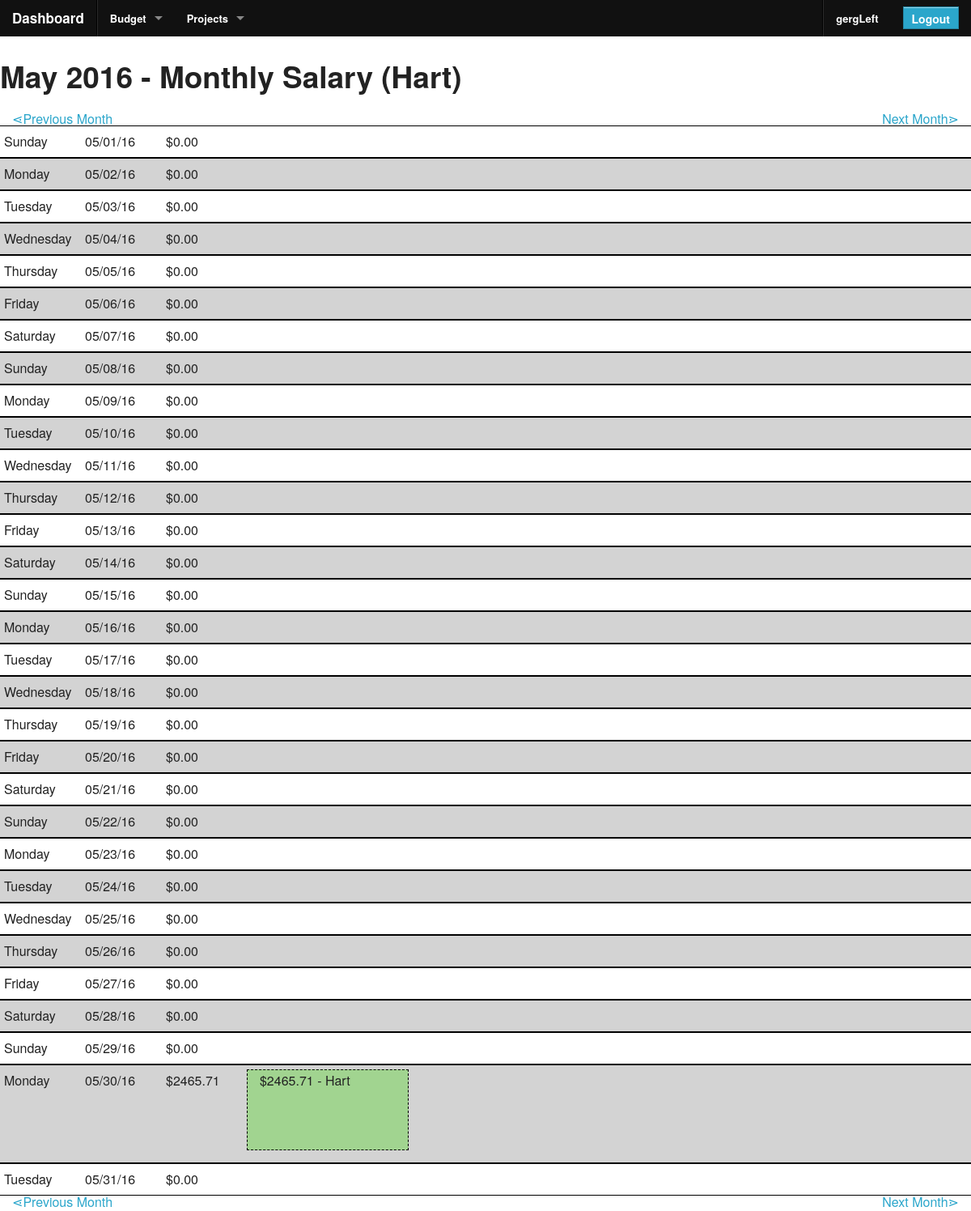
The page /site-sections/budget/view_ledger.php?d=05/01/16&c=6 (signed in) on the database its author committed.
### tables this page shows
CREATE TABLE `authorized_users` (
  `user_id` int(11) NOT NULL AUTO_INCREMENT,
  `username` varchar(45) DEFAULT NULL,
  `password` varchar(255) DEFAULT NULL,
  `last_login` datetime DEFAULT NULL,
  `create_date` datetime DEFAULT NULL,
  PRIMARY KEY (`user_id`),
  UNIQUE KEY `username_UNIQUE` (`username`)
);

CREATE TABLE `budget_categories` (
  `id` int(10) unsigned NOT NULL AUTO_INCREMENT,
  `name` varchar(50) NOT NULL,
  `type` varchar(10) NOT NULL,
  `value` double DEFAULT '0',
  `allow_carryOver` bit(1) DEFAULT b'0',
  `tax_deductible` bit(1) DEFAULT b'0',
  PRIMARY KEY (`id`)
);

### includes/functions_helperFunctions.php (called while the page is built, shortened)
<?php
function isExternalPage($page) {
	switch($page) {
		default:
			return false;
			break;
	}
}
?>

### functions.php (called while the page is built, shortened)
<?php
include 'includes/db_sql.phpclass.inc';
include 'includes/functions_helperFunctions.php';
include 'includes/membership_info.phpclass.inc';
include 'includes/budget_category.phpclass.inc';
include 'includes/ledger_item.phpclass.inc';
$loginProtectedPage = !isExternalPage($page_tag);
$currentUserInfo = new membership_info();
if (isset($_SESSION["user_id"])) {
  $currentUserInfo->setUserInfo($_SESSION["user_id"]);
}
$currentUser = $currentUserInfo->username;
?>

### includes/membership_info.phpclass.inc (called while the page is built, shortened)
<?php
class membership_info {
  public function setUserInfo($userId) {
    $db = new db_sql();
    $query =
      "SELECT
        *
      FROM
        authorized_users
      WHERE ";
    $query .= sprintf("user_id = '%s' ", $userId);
    $db->query($query);
    if ($db->next_record()) {
      $this->user_id = $db->f("user_id");
      if (isset($this->user_id)) {
        $this->username = $db->f("username");
      }
    }
  }
}
?>

### includes/db_sql.phpclass.inc (called while the page is built, shortened)
<?php
class db_sql {
	private $host;
	private $database;
	private $user;
	private $password;
	public $Record = array();
	private $Link_ID    = 0;
	private $Query_ID   = 0;
	public function __construct($database="") {
		switch ($database)
		{
			default:
			case 'center':
				$this->host = "localhost";
				$this->database = 'center_org';
				$this->user = 'center';
				$this->password = 'G&6j37dZQB4h$93x';
				break;
		}
	}
	function connect($database = "", $host = "", $user = "", $password = "") {
		if ($database == "")
			$database = $this->database;
		if ($host == "")
			$host = $this->host;
		if ($user == "")
			$user = $this->user;
		if ($password == "")
			$password = $this->password;
		if ($this->Link_ID == 0) {
			$this->Link_ID = mysql_connect($host, $user, $password, true, 2);
		}
		return $this->Link_ID;
	}
	public function query($Query_String) {
		$this->Query_ID = @mysql_query($Query_String,$this->Link_ID);
		return $this->Query_ID;
	}
	public function next_record() {
		$this->Record = @mysql_fetch_array($this->Query_ID);
		$stat = is_array($this->Record);
		return $stat;
	}
	function f($Name) {
		return stripslashes($this->Record[$Name]);
	}
}
?>

### includes/budget_category.phpclass.inc (called while the page is built, shortened)
<?php
class budget_category {
  function __construct($catId = null) {
    if (!is_null($catId)) {
      $db = new db_sql();
      $query = "SELECT * FROM budget_categories";
      $query .= " WHERE id = " . $catId;
      $db->query($query);
      if ($db->next_record()) {
        $this->name = $db->f("name");
      }
    }
  }
}
?>

### includes/ledger_item.phpclass.inc (called while the page is built, shortened)
<?php
class ledger_item {
  public static function get_all_ledger_items_by_cat($cat) {
    $args = array(
      array(
        "field"=>"category",
        "compare"=>"=",
        "value"=>$cat,
      )
    );
    return self::get_all_ledger_items($args);
  }
  public static function get_all_ledger_items($arr = array()) {
    $l = new ledger_item();
    $result = $l->getLedgerBy_criteria($arr);
    if (true === $result) {
      return array($l);
    } else {
      return $result;
    }
  }
  private function getLedgerBy_criteria($arr = array()) {
    $db = new db_sql();
    $query =
      "SELECT
        *
      FROM
        ledger_items
      WHERE ";
    if (!isset($arr["relation"])) {
      $arr["relation"] = "AND";
    }
    foreach ($arr as $a) {
      if (is_array($a)) {
        $query .= sprintf(" %s %s '%s' %s ", $a["field"], $a["compare"], $a["value"], $arr["relation"]);
      }
    }
    $query .= " 1 = 1";
    $db->query($query);
    $return_arr = array();
    while ($db->next_record()) {
      $item = new ledger_item();
      $item->id = $db->f("id");
      $item->type = $db->f("type");
      $item->status = $db->f("status");
      $item->company = $db->f("company");
      $item->category = $db->f("category");
      $item->value = $db->f("value");
      $item->date = date('m/d/y', strtotime($db->f("date")));
      $item->time = date('H:i:s', strtotime($db->f("date")));
      $return_arr[] = $item;
    }
    if (0 === sizeof($return_arr)) {
      return false;
    } else {
      return $return_arr;
    }
  }
}
?>

### site-sections/budget/view_ledger.php (the view, shortened to what this page needs)
<?php
  $page_tag = 'budget-view_ledger';
  include 'functions.php';
?>
<?php include 'components/global/header.php'; ?>
<?php
  if (isset($_GET["c"])) {
    $ledger_items = ledger_item::get_all_ledger_items_by_cat($_GET["c"]);
    $catFilter = "&c=" . $_GET["c"];
  } else {
    $ledger_items = ledger_item::get_all_ledger_items();
    $catFilter = "";
  }
?>
<?php
  $baseDate = isset($_GET["d"]) ? $_GET["d"] : date('m/d/y');
  $month_start = date('m/01/y', strtotime($baseDate));
  $month_end = date('m/t/y', strtotime($baseDate));
?>
<div class="row">
  <h2>
  <?php echo date("M Y", strtotime($month_start)); ?>
  <?php
    if ("" !== $catFilter) :
      $activeCat = new budget_category($_GET["c"]);
  ?>
   - <?php echo $activeCat->name; ?>
  <?php endif; ?>
  </h2>
</div>
<div class="row">
  <div class="columns small-6">
    <a href="/site-sections/budget/view_ledger.php?d=<?php echo date('m/01/y', strtotime($month_start . ' -1 day')); echo $catFilter; ?> ">&ltdot;Previous Month</a>
  </div>
  <div class="columns small-6 text-right">
    <a href="/site-sections/budget/view_ledger.php?d=<?php echo date('m/01/y', strtotime($month_end . ' +1 day')); echo $catFilter; ?> ">Next Month&gtdot;</a>
  </div>
</div>
<?php
  $alt = false;
  for ($d = strtotime($month_start); $d <= strtotime($month_end); $d = strtotime(date('m/d/y', $d) . ' +1 day')) :
    $date = date('m/d/y', $d);
    $day_transactions = array();
    $day_summary = 0;
    foreach($ledger_items as $ledger_item) {
      if ($ledger_item->date === $date){
        $day_transactions[] = $ledger_item;
        if ($ledger_item->type == ledger_item::EXPENSE) {
          $day_summary -= abs($ledger_item->value);
        } else {
          $day_summary += abs($ledger_item->value);
        }
      }
    }
?>
<div class="row ledger_day <?php if ($alt) { $alt = false; echo "alt"; } else { $alt = true; } ?>">
  <div class="columns small-6 medium-2 large-1 ledger_day_heading">
    <?php echo date('l', $d); ?>
  </div>
  <div class="columns small-6 medium-2 large-1 ledger_day_heading">
    <?php echo date('m/d/y', $d); ?>
  </div>
  <div class="columns small-6 medium-2 large-1 ledger_day_heading">
    <?php echo sprintf("$%01.2f", $day_summary); ?>
  </div>
  <div class="columns small-12 large-8">
    <div class="row">
      <?php foreach ($day_transactions as $t) : ?>
      <div class="columns small-12 medium-4 large-3 <?php echo $t->type . "-record"; ?> <?php echo $t->status . "-record"; ?>">
        <a href="/site-sections/budget/edit_ledger_item.php?tid=<?php echo $t->id; ?>" class="ledger_link">
          <?php echo sprintf("$%01.2f", $t->value); ?> -
        <?php echo $t->company; ?>
        </a><br />
      </div>
      <?php endforeach; ?>
    </div>
  </div>
</div>
<?php endfor; ?>
<div class="row">
  <div class="columns small-6">
    <a href="/site-sections/budget/view_ledger.php?d=<?php echo date('m/01/y', strtotime($month_start . ' -1 day')); echo $catFilter; ?> ">&ltdot;Previous Month</a>
  </div>
  <div class="columns small-6 text-right">
    <a href="/site-sections/budget/view_ledger.php?d=<?php echo date('m/01/y', strtotime($month_end . ' +1 day')); echo $catFilter; ?> ">Next Month&gtdot;</a>
  </div>
</div>
<?php include "components/global/footer.php"; ?>

### components/global/header_menu.php (shortened to what this page needs)
<?php if ($loginProtectedPage) : ?>
<form method="POST">
	<div>
		<LoggedInTemplate>
	    <nav class="top-bar">
	      <ul class="title-area">
	        <li class="name">
	          <h1><a href="/dashboard.php">Dashboard</a></h1>
	        </li>
	      </ul>
	      <section class="top-bar-section">
            <?php
              $sections[] = array (
                "title" => "Budget",
                "actions" => array(
                  array(
                    "title" => "Budget Dashboard",
                    "url" => "/site-sections/budget/index.php"
                  ),
                  array(
                    "title" => "View Ledger",
                    "url" => "/site-sections/budget/view_ledger.php"
                  ),
                  array(
                    "title" => "Create Expense Category",
                    "url" => "/site-sections/budget/create_expense_category.php"
                  ),
                  array(
                    "title" => "Create Income Category",
                    "url" => "/site-sections/budget/create_income_category.php"
                  ),
                  array(
                    "title" => "Create Ledger Item",
                    "url" => "/site-sections/budget/create_ledger_item.php"
                  ),
                  array(
                    "title" => "Import Ledger Items",
                    "url" => "/site-sections/budget/import_ledger_items.php"
                  )
                )
              );
              $sections[] = array (
                "title" => "Projects",
                "actions" => array(
                  array(
                    "title" => "Project Dashboard",
                    "url" => "/site-sections/projects/index.php"
                  ),
                  array(
                    "title" => "Create Project",
                    "url" => "/site-sections/projects/create_project.php"
                  ),
                )
              );
            ?>
	        <ul class="middle">
	          <li class="divider"></li>
              <?php foreach ($sections as $s) : ?>
              <li class="has-dropdown"><a href="#"><?php echo $s["title"]; ?></a>
              </li>
              <?php endforeach; ?>
            </ul>
	        <ul class="right">
	          <li class="divider"></li>
	          <li>
                <a href="profile.php"><?php echo $currentUser; ?></a>
	          </li>
              <li class="has-form">
                <input type="submit" class="button" value="Logout" id="btnLogout" name="btnLogout" />
              </li>
            </ul>
          </section>
        </nav>
	  </LoggedInTemplate>
	</div>
</form>
<?php endif; ?>

### stylesheets/layout.css (style rules this page uses)
.income-record { background-color: #a1d490; margin: 0 5px 10px; border: 1px solid black; height: 100px; overflow: hidden; padding: 5px; }
.pending-record { border-style: dashed; }
.row.ledger_day { border-top: 1px solid black; border-bottom: 1px solid black; padding: 5px 0px; }
.alt { background-color: lightgray; }
.row.ledger_day .ledger_day_heading { padding: 6px 0px 6px 5px; }
a.ledger_link { color: inherit; }

### stylesheets/grid-5.css (style rules this page uses)
.row:before, .row:after { content: " "; display: table; }
.row:after { clear: both; }
.row .row { margin-left: -0.9375em; margin-right: -0.9375em; max-width: none; width: auto; *zoom: 1; }
.row .row:before, .row .row:after { content: " "; display: table; }
.row .row:after { clear: both; }
.column, .columns { padding-left: 0.9375em; padding-right: 0.9375em; width: 100%; float: left; position: relative; }
@media only screen { .small-6 { width: 50%; } }
@media only screen { .small-12 { width: 100%; } }
@media only screen and (min-width: 640px) { .medium-2 { width: 16.66667%; } }
@media only screen and (min-width: 640px) { .medium-4 { width: 33.33333%; } }
@media only screen and (min-width: 1024px) { .large-1 { width: 8.33333%; } }
@media only screen and (min-width: 1024px) { .large-3 { width: 25%; } }
@media only screen and (min-width: 1024px) { .large-8 { width: 66.66667%; } }

### rows shown on the page
authorized_users: username "gergLeft"
budget_categories: name "Monthly Salary (Hart)"

### other values the page prints
$s["title"] "Budget"
$s["title"] "Projects"
date("M Y", strtotime($month_start)) "May 2016"
date('l', $d) "Sunday"
date('m/d/y', $d) "05/01/16"
$day_summary "0.00"
date('l', $d) "Monday"
date('m/d/y', $d) "05/02/16"
date('l', $d) "Tuesday"
date('m/d/y', $d) "05/03/16"
date('l', $d) "Wednesday"
date('m/d/y', $d) "05/04/16"
date('l', $d) "Thursday"
date('m/d/y', $d) "05/05/16"
date('l', $d) "Friday"
